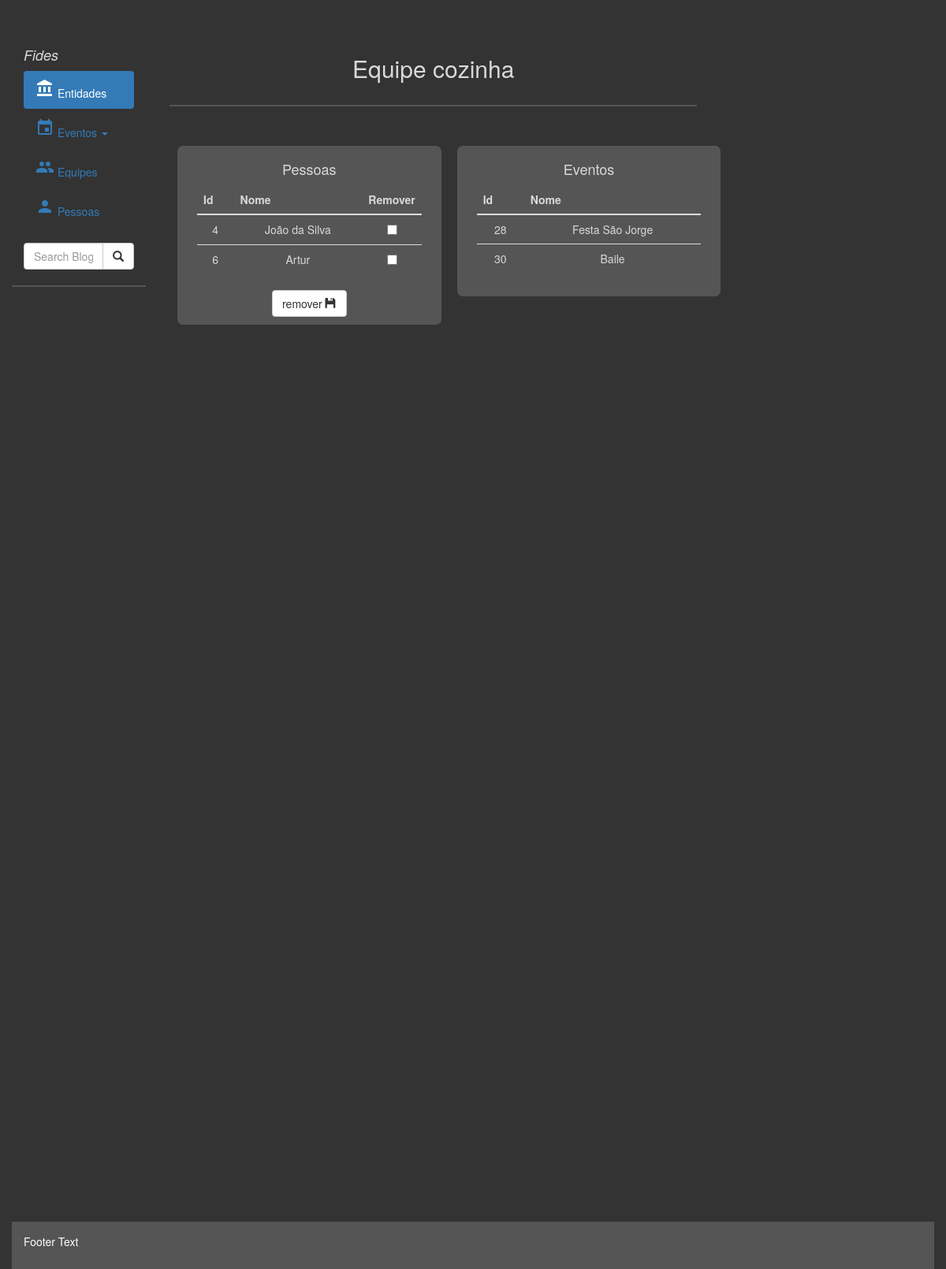
Page /team-people/8 on the committed database.
### tables this page shows
CREATE TABLE `teams` (
  `id_team` int(11) NOT NULL,
  `name_team` varchar(45) NOT NULL
);

CREATE TABLE `peoples_teams` (
  `teams_id_team` int(11) NOT NULL,
  `peoples_id_people` int(11) NOT NULL
);

CREATE TABLE `peoples` (
  `id_people` int(11) NOT NULL,
  `name_people` varchar(45) NOT NULL,
  `birth` date DEFAULT NULL,
  `adress` varchar(45) DEFAULT NULL,
  `cep` varchar(45) DEFAULT NULL,
  `phone` varchar(45) DEFAULT NULL,
  `email` varchar(45) DEFAULT NULL,
  `neighborhood` varchar(45) DEFAULT NULL,
  `id_city` int(11) NOT NULL,
  `id_state` int(11) NOT NULL
);

CREATE TABLE `events_teams` (
  `events_id_event` int(11) NOT NULL,
  `teams_id_team` int(11) NOT NULL
);

CREATE TABLE `events` (
  `id_event` int(11) NOT NULL,
  `name_event` varchar(45) NOT NULL,
  `start_date` date DEFAULT NULL,
  `end_date` date DEFAULT NULL,
  `adress` varchar(45) DEFAULT NULL,
  `cep` varchar(45) DEFAULT NULL,
  `phone` varchar(45) DEFAULT NULL,
  `neighborhood` varchar(45) DEFAULT NULL,
  `id_city` int(11) NOT NULL,
  `id_state` int(11) NOT NULL,
  `id_entitie` int(11) NOT NULL
);

### application/libraries/Template.php (called while the page is built)
<?php if ( ! defined('BASEPATH')) exit('No direct script access allowed');
class Template {
		var $template_data = array();
		function set($name, $value)
		{
			$this->template_data[$name] = $value;
		}
		function load($template = '', $view = '' , $view_data = array(), $return = FALSE)
		{
			$this->CI =& get_instance();
			$this->set('contents', $this->CI->load->view($view, $view_data, TRUE));
			return $this->CI->load->view($template, $this->template_data, $return);
		}
}

### application/controllers/teamController.php (called while the page is built, shortened)
<?php
class teamController extends CI_Controller {
		public function call_teamPeople($id_team){
		$dados['formerror']= NULL;
		$dados['teams'] = $this->teamModel->getOne($id_team)->result();
		$dados['events'] = $this->eventModel->listTE($id_team)->result();
		$dados['peoples'] = $this->peopleModel->listTP($id_team);
		 $this->template->load('template/templateHeader', 'team/teamPeopleView',$dados);
	}
}

### index.php (called while the page is built, shortened)
<?php
require_once BASEPATH.'core/CodeIgniter.php';

### application/models/teamModel.php (called while the page is built, shortened)
<?php
class teamModel extends CI_Model {
	public function getOne($team){
	    $this->db->select('*');
		$this->db->where('id_team', $team);
		$this->db->limit(1);
	   	return $this->db->get('teams');
	}
}

### application/models/peopleModel.php (called while the page is built, shortened)
<?php
class peopleModel extends CI_Model {
     public function listTP($id_team) {
       	$this->db->select('');
		$this->db->join('peoples_teams', 'peoples.id_people = peoples_teams.peoples_id_people','inner');
		$this->db->where('teams_id_team', $id_team);
	   	return $this->db->get('peoples')->result();
    }
}

### application/models/eventModel.php (called while the page is built, shortened)
<?php
class eventModel extends CI_Model {
	 public function listTE($id_team) {
       	$this->db->select('');
		$this->db->join('events_teams', 'events.id_event = events_teams.events_id_event','inner');
		$this->db->where('teams_id_team', $id_team);
	   	return $this->db->get('events');
    }
}

### application/views/team/teamPeopleView.php (the view, shortened to what this page needs)
<?php foreach ($teams as $tm) {
  $id_team = $tm->id_team;
  $name_team = $tm->name_team;
}
?>
<div class="row">
    <div class="col-sm-10 text-center">
        <div class="col-sm-10 div-barra" >
            <h2>
                <font color="#d9d9d9">Equipe <?= $name_team;?>
                </font>
           </h2>
    </div>
      <div class="col-sm-5 div-mold" style="margin-top:50px;">
        <div class="col-sm-12">
           <h4><font color="#d9d9d9">Pessoas</font</h4>
        </div>
        <div class="col-sm-12">
          <form action="<?= base_url('delete-team-people/'.$id_team)?>" method="POST">
            <div class="table-responsive">
               <table class="table table-condesed">
                <thead>
                  <tr>
                    <th><font color="#d9d9d9">Id</font></th>
                    <th><font color="#d9d9d9">Nome</font></th>
                    <th><font color="#d9d9d9">Remover</font></th>
                  </tr>
                </thead>
                <tbody>
                 <?php foreach ($peoples as $p) { ?>
                  <tr>
                    <td><font color="#d9d9d9"><?= $p->id_people;?></font></td>
                    <td ><font color="#d9d9d9"><?= $p->name_people;?></font></td>
                     <td align="center" width="70">
                            <input type="checkbox" name="selecao[]" value="<?=$p->id_people;?>"/>
                    </td>
                  </tr>
                  <?php } ?>
                </tbody>
              </table>
            </div>
                <div class="col-sm-12 text-center">
                  <button type="submit" class="btn btn-default">remover <span class="glyphicon glyphicon-floppy-disk"></span></button>
            </div>
          </form>
        </div>
      </div>
         <div class="col-sm-5 div-mold" style="margin-top:50px;">
           <div class="col-sm-12">
             <h4><font color="#d9d9d9">Eventos</font</h4>
          </div>
          <div class="col-sm-12">
              <div class="table-responsive">
               <table class="table table-condesed">
                <thead>
                  <tr>
                    <th><font color="#d9d9d9">Id</font></th>
                    <th><font color="#d9d9d9">Nome</font></th>
                  </tr>
                </thead>
                <tbody>
                 <?php foreach ($events as $ev) { ?>
                  <tr>
                    <td><font color="#d9d9d9"><?= $ev->id_event;?></font></td>
                    <td><font color="#d9d9d9"><?= $ev->name_event;?></font></td>
                  </tr>
                  <?php } ?>
                </tbody>
              </table>
            </div>
          </div>
      </div>
  </div>

### application/views/template/templateHeader.php (style rules this page uses)
.div-mold { background:#555; margin:10px; padding:10px; -moz-border-radius:7px; -webkit-border-radius:7px; }
.div-barra { border-bottom-width: 2px; border-bottom-style: solid; border-bottom-color:#555; padding-bottom:20px; }
.background-dark { background-color: #333; }

### rows in the picture
teams: name_team "cozinha"
peoples_teams: peoples.id_people "4", peoples.name_people "João da Silva"
peoples_teams: peoples.id_people "6", peoples.name_people "Artur"
events_teams: events.id_event "28", events.name_event "Festa São Jorge"
events_teams: events.id_event "30", events.name_event "Baile"
